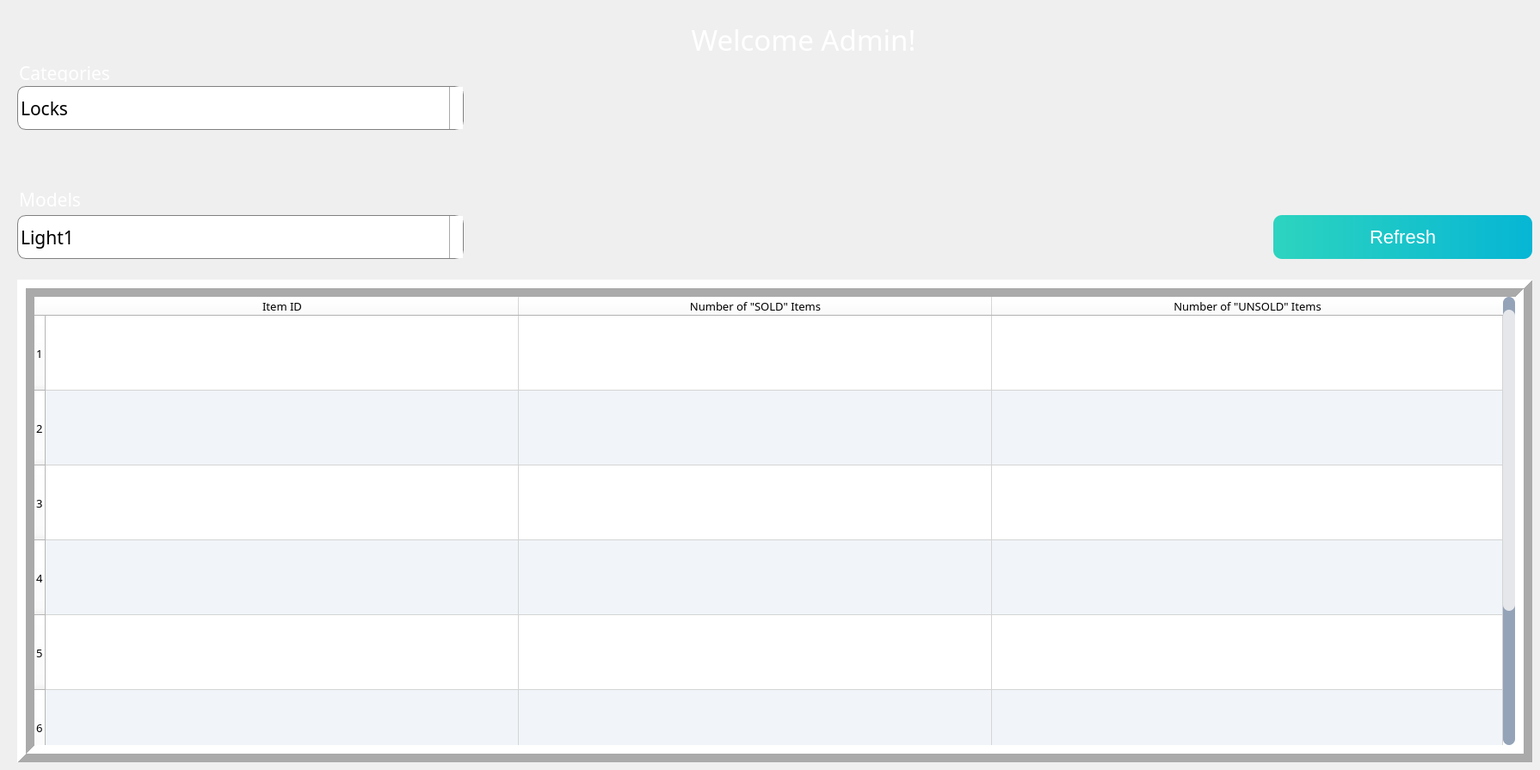
            <widget class="QWidget" name="page_1">
             <widget class="QLabel" name="welcome_admin_label">
              <property name="geometry">
               <rect>
                <x>670</x>
                <y>0</y>
                <width>461</width>
                <height>91</height>
               </rect>
              </property>
              <property name="font">
               <font>
                <family>8514oem</family>
                <pointsize>25</pointsize>
               </font>
              </property>
              <property name="styleSheet">
               <string notr="true">color: rgb(255, 255, 255);
image: url(:/adminSideBar/icons8-home-48.png);
padding-right:50px;</string>
              </property>
              <property name="text">
               <string>Welcome Admin! </string>
              </property>
              <property name="alignment">
               <set>Qt::AlignRight|Qt::AlignTrailing|Qt::AlignVCenter</set>
              </property>
             </widget>
             <widget class="QTableWidget" name="admin_table">
              <property name="geometry">
               <rect>
                <x>20</x>
                <y>325</y>
                <width>1761</width>
                <height>561</height>
               </rect>
              </property>
              <property name="sizeIncrement">
               <size>
                <width>0</width>
                <height>0</height>
               </size>
              </property>
              <property name="font">
               <font>
                <family>8514oem</family>
                <pointsize>10</pointsize>
                <weight>50</weight>
                <italic>false</italic>
                <bold>false</bold>
               </font>
              </property>
              <property name="layoutDirection">
               <enum>Qt::LeftToRight</enum>
              </property>
              <property name="autoFillBackground">
               <bool>false</bool>
              </property>
              <property name="styleSheet">
               <string notr="true">QWidget {
	background-color: rgb(255, 255, 255);
	alternate-background-color: rgb(241, 245, 249);
	font: 10pt &quot;8514oem&quot;;
}
QScrollBar:vertical {
	border: none;
    background: #94A3B8;
    width: 14px;
    margin: 15px 0 15px 0;
	border-radius: 0px;
 }

/*  HANDLE BAR VERTICAL */
QScrollBar::handle:vertical {	
	background-color: #E5E7EB;
	min-height: 30px;
	border-radius: 7px;
}
QScrollBar::handle:vertical:hover{	
	background-color: qlineargradient(spread:pad, x1:0, y1:0, x2:1, y2:0, stop:0 #6366F1, stop:1 #7C3AED);
}
QScrollBar::handle:vertical:pressed {	
	background-color: qlineargradient(spread:pad, x1:0, y1:0, x2:1, y2:0, stop:0 #4338CA, stop:1 #5B21B6);
}

/* BTN TOP - SCROLLBAR */
QScrollBar::sub-line:vertical {
	border: none;
	background-color: #94A3B8;
	height: 15px;
	border-top-left-radius: 7px;
	border-top-right-radius: 7px;
	subcontrol-position: top;
	subcontrol-origin: margin;
}
QScrollBar::sub-line:vertical:hover {	
	background-color: rgb(255, 0, 127);
}
QScrollBar::sub-line:vertical:pressed {	
	background-color: rgb(185, 0, 92);
}

/* BTN BOTTOM - SCROLLBAR */
QScrollBar::add-line:vertical {
	border: none;
	background-color:#94A3B8;
	height: 15px;
	border-bottom-left-radius: 7px;
	border-bottom-right-radius: 7px;
	subcontrol-position: bottom;
	subcontrol-origin: margin;
}
QScrollBar::add-line:vertical:hover {	
	background-color: rgb(255, 0, 127);
}
QScrollBar::add-line:vertical:pressed {	
	background-color: rgb(185, 0, 92);
}

/* RESET ARROW */
QScrollBar::up-arrow:vertical, QScrollBar::down-arrow:vertical {
	background: none;
}
QScrollBar::add-page:vertical, QScrollBar::sub-page:vertical {
	background: none;
}
</string>
              </property>
              <property name="frameShape">
               <enum>QFrame::Box</enum>
              </property>
              <property name="frameShadow">
               <enum>QFrame::Raised</enum>
              </property>
              <property name="lineWidth">
               <number>10</number>
              </property>
              <property name="sizeAdjustPolicy">
               <enum>QAbstractScrollArea::AdjustToContents</enum>
              </property>
              <property name="alternatingRowColors">
               <bool>true</bool>
              </property>
              <property name="selectionMode">
               <enum>QAbstractItemView::SingleSelection</enum>
              </property>
              <property name="selectionBehavior">
               <enum>QAbstractItemView::SelectRows</enum>
              </property>
              <property name="iconSize">
               <size>
                <width>0</width>
                <height>0</height>
               </size>
              </property>
              <property name="textElideMode">
               <enum>Qt::ElideLeft</enum>
              </property>
              <property name="sortingEnabled">
               <bool>true</bool>
              </property>
              <property name="rowCount">
               <number>7</number>
              </property>
              <property name="columnCount">
               <number>3</number>
              </property>
              <attribute name="horizontalHeaderCascadingSectionResizes">
               <bool>false</bool>
              </attribute>
              <attribute name="horizontalHeaderDefaultSectionSize">
               <number>550</number>
              </attribute>
              <attribute name="horizontalHeaderMinimumSectionSize">
               <number>26</number>
              </attribute>
              <attribute name="horizontalHeaderStretchLastSection">
               <bool>true</bool>
              </attribute>
              <attribute name="verticalHeaderDefaultSectionSize">
               <number>87</number>
              </attribute>
              <attribute name="verticalHeaderShowSortIndicator" stdset="0">
               <bool>true</bool>
              </attribute>
              <attribute name="verticalHeaderStretchLastSection">
               <bool>false</bool>
              </attribute>
              <row/>
              <row/>
              <row/>
              <row/>
              <row/>
              <row/>
              <row/>
              <column>
               <property name="text">
                <string>Item ID</string>
               </property>
              </column>
              <column>
               <property name="text">
                <string>Number of &quot;SOLD&quot; Items</string>
               </property>
              </column>
              <column>
               <property name="text">
                <string>Number of &quot;UNSOLD&quot; Items</string>
               </property>
              </column>
             </widget>
             <widget class="QLineEdit" name="admin_Categories_label">
              <property name="geometry">
               <rect>
                <x>20</x>
                <y>73</y>
                <width>131</width>
                <height>22</height>
               </rect>
              </property>
              <property name="font">
               <font>
                <family>8514oem</family>
                <pointsize>16</pointsize>
               </font>
              </property>
              <property name="styleSheet">
               <string notr="true">color: rgb(255, 255, 255);
background-color: rgba(255, 255, 255, 0);</string>
              </property>
              <property name="text">
               <string>Categories</string>
              </property>
              <property name="frame">
               <bool>false</bool>
              </property>
             </widget>
             <widget class="QComboBox" name="admin_model_comboBox">
              <property name="geometry">
               <rect>
                <x>20</x>
                <y>250</y>
                <width>519</width>
                <height>51</height>
               </rect>
              </property>
              <property name="sizePolicy">
               <sizepolicy hsizetype="Preferred" vsizetype="Minimum">
                <horstretch>0</horstretch>
                <verstretch>0</verstretch>
               </sizepolicy>
              </property>
              <property name="minimumSize">
               <size>
                <width>143</width>
                <height>2</height>
               </size>
              </property>
              <property name="maximumSize">
               <size>
                <width>16777214</width>
                <height>16777215</height>
               </size>
              </property>
              <property name="palette">
               <palette>
                <active>
                 <colorrole role="WindowText">
                  <brush brushstyle="SolidPattern">
                   <color alpha="255">
                    <red>0</red>
                    <green>0</green>
                    <blue>0</blue>
                   </color>
                  </brush>
                 </colorrole>
                 <colorrole role="Button">
                  <brush brushstyle="SolidPattern">
                   <color alpha="255">
                    <red>255</red>
                    <green>255</green>
                    <blue>255</blue>
                   </color>
                  </brush>
                 </colorrole>
                 <colorrole role="Text">
                  <brush brushstyle="SolidPattern">
                   <color alpha="255">
                    <red>0</red>
                    <green>0</green>
                    <blue>0</blue>
                   </color>
                  </brush>
                 </colorrole>
                 <colorrole role="ButtonText">
                  <brush brushstyle="SolidPattern">
                   <color alpha="255">
                    <red>0</red>
                    <green>0</green>
                    <blue>0</blue>
                   </color>
                  </brush>
                 </colorrole>
                 <colorrole role="Base">
                  <brush brushstyle="SolidPattern">
                   <color alpha="255">
                    <red>255</red>
                    <green>255</green>
                    <blue>255</blue>
                   </color>
                  </brush>
                 </colorrole>
                 <colorrole role="Window">
                  <brush brushstyle="SolidPattern">
                   <color alpha="255">
                    <red>255</red>
                    <green>255</green>
                    <blue>255</blue>
                   </color>
                  </brush>
                 </colorrole>
                </active>
                <inactive>
                 <colorrole role="WindowText">
                  <brush brushstyle="SolidPattern">
                   <color alpha="255">
                    <red>0</red>
                    <green>0</green>
                    <blue>0</blue>
                   </color>
                  </brush>
                 </colorrole>
                 <colorrole role="Button">
                  <brush brushstyle="SolidPattern">
                   <color alpha="255">
                    <red>255</red>
                    <green>255</green>
                    <blue>255</blue>
                   </color>
                  </brush>
                 </colorrole>
                 <colorrole role="Text">
                  <brush brushstyle="SolidPattern">
                   <color alpha="255">
                    <red>0</red>
                    <green>0</green>
                    <blue>0</blue>
                   </color>
                  </brush>
                 </colorrole>
                 <colorrole role="ButtonText">
                  <brush brushstyle="SolidPattern">
                   <color alpha="255">
                    <red>0</red>
                    <green>0</green>
                    <blue>0</blue>
                   </color>
                  </brush>
                 </colorrole>
                 <colorrole role="Base">
                  <brush brushstyle="SolidPattern">
                   <color alpha="255">
                    <red>255</red>
                    <green>255</green>
                    <blue>255</blue>
                   </color>
                  </brush>
                 </colorrole>
                 <colorrole role="Window">
                  <brush brushstyle="SolidPattern">
                   <color alpha="255">
                    <red>255</red>
                    <green>255</green>
                    <blue>255</blue>
                   </color>
                  </brush>
                 </colorrole>
                </inactive>
                <disabled>
                 <colorrole role="WindowText">
                  <brush brushstyle="SolidPattern">
                   <color alpha="255">
                    <red>0</red>
                    <green>0</green>
                    <blue>0</blue>
                   </color>
                  </brush>
                 </colorrole>
                 <colorrole role="Button">
                  <brush brushstyle="SolidPattern">
                   <color alpha="255">
                    <red>255</red>
                    <green>255</green>
                    <blue>255</blue>
                   </color>
                  </brush>
                 </colorrole>
                 <colorrole role="Text">
                  <brush brushstyle="SolidPattern">
                   <color alpha="255">
                    <red>0</red>
                    <green>0</green>
                    <blue>0</blue>
                   </color>
                  </brush>
                 </colorrole>
                 <colorrole role="ButtonText">
                  <brush brushstyle="SolidPattern">
                   <color alpha="255">
                    <red>0</red>
                    <green>0</green>
                    <blue>0</blue>
                   </color>
                  </brush>
                 </colorrole>
                 <colorrole role="Base">
                  <brush brushstyle="SolidPattern">
                   <color alpha="255">
                    <red>255</red>
                    <green>255</green>
                    <blue>255</blue>
                   </color>
                  </brush>
                 </colorrole>
                 <colorrole role="Window">
                  <brush brushstyle="SolidPattern">
                   <color alpha="255">
                    <red>255</red>
                    <green>255</green>
                    <blue>255</blue>
                   </color>
                  </brush>
                 </colorrole>
                </disabled>
               </palette>
              </property>
              <property name="font">
               <font>
                <family>8514oem</family>
                <pointsize>16</pointsize>
                <weight>50</weight>
                <italic>false</italic>
                <bold>false</bold>
               </font>
              </property>
              <property name="cursor">
               <cursorShape>PointingHandCursor</cursorShape>
              </property>
              <property name="styleSheet">
               <string notr="true">QComboBox {
    border: 1px solid gray;
    border-radius: 10px;
    padding: 1px 18px 1px 3px;
    min-width: 6em;
	font: 16pt &quot;8514oem&quot;;
	background-color: rgb(255, 255, 255);
	
	color: rgb(0, 0, 0);
}

QComboBox:on { /* shift the text when the popup opens */
    padding-top: 3px;
    padding-left: 4px;
	background: white;
	border-radius: 10px;
}

QComboBox::drop-down {
    subcontrol-origin: padding;
    subcontrol-position: top right;
    width: 15px;
	background-color:white;
    border-left-width: 1px;
    border-left-color: darkgray;
    border-left-style: solid; /* just a single line */
    border-top-right-radius: 3px; /* same radius as the QComboBox */
    border-bottom-right-radius: 3px;
	border-radius: 10px;
}

QComboBox::down-arrow:on { /* shift the arrow when popup is open */
    top: 1px;
    left: 1px;
}
QListView
{
background-color : #334155;
color: rgb(255, 255, 255);
}</string>
              </property>
              <property name="editable">
               <bool>false</bool>
              </property>
              <property name="currentText">
               <string>Light1</string>
              </property>
              <property name="frame">
               <bool>true</bool>
              </property>
              <item>
               <property name="text">
                <string>Light1</string>
               </property>
              </item>
              <item>
               <property name="text">
                <string>Light2</string>
               </property>
              </item>
              <item>
               <property name="text">
                <string>SmartHome1</string>
               </property>
              </item>
              <item>
               <property name="text">
                <string>Safe1</string>
               </property>
              </item>
              <item>
               <property name="text">
                <string>Safe2</string>
               </property>
              </item>
             </widget>
             <widget class="QLineEdit" name="admin_Model_label">
              <property name="geometry">
               <rect>
                <x>20</x>
                <y>220</y>
                <width>131</width>
                <height>22</height>
               </rect>
              </property>
              <property name="font">
               <font>
                <family>8514oem</family>
                <pointsize>16</pointsize>
               </font>
              </property>
              <property name="styleSheet">
               <string notr="true">color: rgb(255, 255, 255);
background-color: rgba(255, 255, 255, 0);</string>
              </property>
              <property name="text">
               <string>Models</string>
              </property>
              <property name="frame">
               <bool>false</bool>
              </property>
             </widget>
             <widget class="QComboBox" name="admin_category_comboBox">
              <property name="geometry">
               <rect>
                <x>20</x>
                <y>100</y>
                <width>519</width>
                <height>51</height>
               </rect>
              </property>
              <property name="sizePolicy">
               <sizepolicy hsizetype="Preferred" vsizetype="Minimum">
                <horstretch>0</horstretch>
                <verstretch>0</verstretch>
               </sizepolicy>
              </property>
              <property name="minimumSize">
               <size>
                <width>143</width>
                <height>2</height>
               </size>
              </property>
              <property name="maximumSize">
               <size>
                <width>16777214</width>
                <height>16777215</height>
               </size>
              </property>
              <property name="palette">
               <palette>
                <active>
                 <colorrole role="WindowText">
                  <brush brushstyle="SolidPattern">
                   <color alpha="255">
                    <red>0</red>
                    <green>0</green>
                    <blue>0</blue>
                   </color>
                  </brush>
                 </colorrole>
                 <colorrole role="Button">
                  <brush brushstyle="SolidPattern">
                   <color alpha="255">
                    <red>255</red>
                    <green>255</green>
                    <blue>255</blue>
                   </color>
                  </brush>
                 </colorrole>
                 <colorrole role="Text">
                  <brush brushstyle="SolidPattern">
                   <color alpha="255">
                    <red>0</red>
                    <green>0</green>
                    <blue>0</blue>
                   </color>
                  </brush>
                 </colorrole>
                 <colorrole role="ButtonText">
                  <brush brushstyle="SolidPattern">
                   <color alpha="255">
                    <red>0</red>
                    <green>0</green>
                    <blue>0</blue>
                   </color>
                  </brush>
                 </colorrole>
                 <colorrole role="Base">
                  <brush brushstyle="SolidPattern">
                   <color alpha="255">
                    <red>255</red>
                    <green>255</green>
                    <blue>255</blue>
                   </color>
                  </brush>
                 </colorrole>
                 <colorrole role="Window">
                  <brush brushstyle="SolidPattern">
                   <color alpha="255">
                    <red>255</red>
                    <green>255</green>
                    <blue>255</blue>
                   </color>
                  </brush>
                 </colorrole>
                </active>
                <inactive>
                 <colorrole role="WindowText">
                  <brush brushstyle="SolidPattern">
                   <color alpha="255">
                    <red>0</red>
                    <green>0</green>
                    <blue>0</blue>
                   </color>
                  </brush>
                 </colorrole>
                 <colorrole role="Button">
                  <brush brushstyle="SolidPattern">
                   <color alpha="255">
                    <red>255</red>
                    <green>255</green>
                    <blue>255</blue>
                   </color>
                  </brush>
                 </colorrole>
                 <colorrole role="Text">
                  <brush brushstyle="SolidPattern">
                   <color alpha="255">
                    <red>0</red>
                    <green>0</green>
                    <blue>0</blue>
                   </color>
                  </brush>
                 </colorrole>
                 <colorrole role="ButtonText">
                  <brush brushstyle="SolidPattern">
                   <color alpha="255">
                    <red>0</red>
                    <green>0</green>
                    <blue>0</blue>
                   </color>
                  </brush>
                 </colorrole>
                 <colorrole role="Base">
                  <brush brushstyle="SolidPattern">
                   <color alpha="255">
                    <red>255</red>
                    <green>255</green>
                    <blue>255</blue>
                   </color>
                  </brush>
                 </colorrole>
                 <colorrole role="Window">
                  <brush brushstyle="SolidPattern">
                   <color alpha="255">
                    <red>255</red>
                    <green>255</green>
                    <blue>255</blue>
                   </color>
                  </brush>
                 </colorrole>
                </inactive>
                <disabled>
                 <colorrole role="WindowText">
                  <brush brushstyle="SolidPattern">
                   <color alpha="255">
                    <red>0</red>
                    <green>0</green>
                    <blue>0</blue>
                   </color>
                  </brush>
                 </colorrole>
                 <colorrole role="Button">
                  <brush brushstyle="SolidPattern">
                   <color alpha="255">
                    <red>255</red>
                    <green>255</green>
                    <blue>255</blue>
                   </color>
                  </brush>
                 </colorrole>
                 <colorrole role="Text">
                  <brush brushstyle="SolidPattern">
                   <color alpha="255">
                    <red>0</red>
                    <green>0</green>
                    <blue>0</blue>
                   </color>
                  </brush>
                 </colorrole>
                 <colorrole role="ButtonText">
                  <brush brushstyle="SolidPattern">
                   <color alpha="255">
                    <red>0</red>
                    <green>0</green>
                    <blue>0</blue>
                   </color>
                  </brush>
                 </colorrole>
                 <colorrole role="Base">
                  <brush brushstyle="SolidPattern">
                   <color alpha="255">
                    <red>255</red>
                    <green>255</green>
                    <blue>255</blue>
                   </color>
                  </brush>
                 </colorrole>
                 <colorrole role="Window">
                  <brush brushstyle="SolidPattern">
                   <color alpha="255">
                    <red>255</red>
                    <green>255</green>
                    <blue>255</blue>
                   </color>
                  </brush>
                 </colorrole>
                </disabled>
               </palette>
              </property>
              <property name="font">
               <font>
                <family>8514oem</family>
                <pointsize>16</pointsize>
                <weight>50</weight>
                <italic>false</italic>
                <bold>false</bold>
               </font>
              </property>
              <property name="cursor">
               <cursorShape>PointingHandCursor</cursorShape>
              </property>
              <property name="styleSheet">
               <string notr="true">QComboBox {
    border: 1px solid gray;
    border-radius: 10px;
    padding: 1px 18px 1px 3px;
    min-width: 6em;
	font: 16pt &quot;8514oem&quot;;
	background-color: rgb(255, 255, 255);
	
	color: rgb(0, 0, 0);
}

QComboBox:on { /* shift the text when the popup opens */
    padding-top: 3px;
    padding-left: 4px;
	background: white;
	border-radius: 10px;
}

QComboBox::drop-down {
    subcontrol-origin: padding;
    subcontrol-position: top right;
    width: 15px;
	background-color:white;
    border-left-width: 1px;
    border-left-color: darkgray;
    border-left-style: solid; /* just a single line */
    border-top-right-radius: 3px; /* same radius as the QComboBox */
    border-bottom-right-radius: 3px;
	border-radius: 10px;
}

QComboBox::down-arrow:on { /* shift the arrow when popup is open */
    top: 1px;
    left: 1px;
}
QListView
{
background-color : #334155;
color: rgb(255, 255, 255);
}</string>
              </property>
              <property name="editable">
               <bool>false</bool>
              </property>
              <property name="currentText">
               <string>Locks</string>
              </property>
              <property name="frame">
               <bool>true</bool>
              </property>
              <item>
               <property name="text">
                <string>Locks</string>
               </property>
              </item>
              <item>
               <property name="text">
                <string>Lights</string>
               </property>
              </item>
             </widget>
             <widget class="QPushButton" name="refresh_button_admin">
              <property name="geometry">
               <rect>
                <x>1480</x>
                <y>250</y>
                <width>301</width>
                <height>51</height>
               </rect>
              </property>
              <property name="font">
               <font>
                <pointsize>-1</pointsize>
                <weight>50</weight>
                <italic>false</italic>
                <bold>false</bold>
               </font>
              </property>
              <property name="toolTipDuration">
               <number>0</number>
              </property>
              <property name="styleSheet">
               <string notr="true">QPushButton {
	border-top-right-radius: 10px;
	border-top-left-radius: 10px;
	border-bottom-right-radius: 10px;
	border-bottom-left-radius: 10px;
	background-color: qlineargradient(spread:pad, x1:0, y1:0, x2:1, y2:0, stop:0 rgba(45, 212, 191, 1), stop:1 rgba(6, 182, 212, 1));
	font: 22px;
	color: rgb(255, 255, 255);
}

QPushButton:hover {
	background-color: qlineargradient(spread:pad, x1:0, y1:0, x2:1, y2:0, stop:0 #0F766E
, stop:1 #0E7490);
}

QPushButton:pressed {
	background-color: qlineargradient(spread:pad, x1:0, y1:0, x2:1, y2:0, stop:0 #0F766E
, stop:1 #0E7490);
	padding-left: 5px;
	padding-top: 5px;
}</string>
              </property>
              <property name="text">
               <string>Refresh</string>
              </property>
             </widget>
            </widget>
